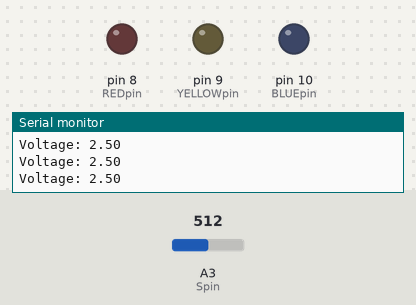
Recording of a sketch running on a simulated Arduino Uno, built with avr-gcc and run on an emulated ATmega328P. Shown: output pins drawn as LEDs (lit = HIGH), the last lines printed to the serial monitor. Inputs (shaded band) come from the test bench; at power-on: A3 (Spin) = 512.

Above: at 1.3 s.
1.4 s: A3 (Spin) set to 702
3.2 s: A3 (Spin) set to 730
At 4.5 s:
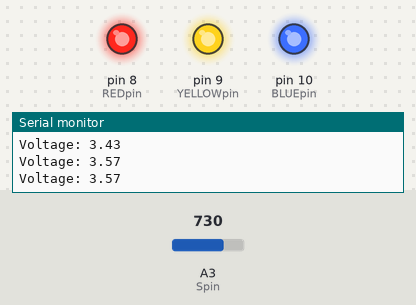
5.5 s: A3 (Spin) set to 716
At 7.2 s:
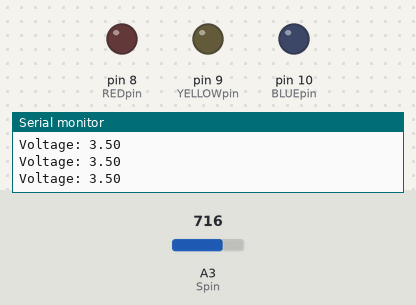
7.5 s: A3 (Spin) set to 900
At 9.0 s:
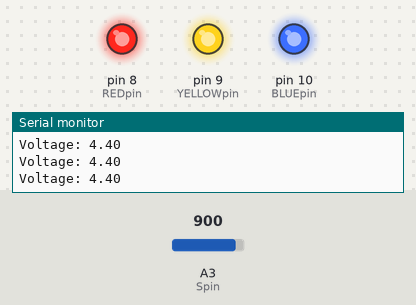
Timing chart, 0 to 10.5 s (numbered marks = the images above; inputs shaded):
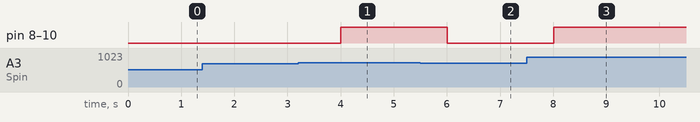

The sketch:

WaterSensor.ino
```cpp
// S pin of water sensor --> A3 pin
// + pin of water sensor --> 5V pin
// - pin of water sensor --> GRND pin
// The pin of red led --> pin8
// The pin of yellow led --> pin9
// The pin of blue led --> pin10

const int Spin = A3;
const int REDpin = 8;
const int YELLOWpin = 9;
const int BLUEpin = 10;
const float RedThreshold = 2.5;
const float YellowThreshold = 3.0;
const float BlueThreshold = 3.5;


float v2;


void setup() {
  // put your setup code here, to run once
  pinMode(Spin,INPUT);
  pinMode(REDpin,OUTPUT);
  pinMode(YELLOWpin,OUTPUT);
  pinMode(BLUEpin,OUTPUT);
  Serial.begin(9600);
}

void loop() {
  v2 = analogRead(Spin);
  float voltage = v2 * (5./1023.);
  Serial.print("Voltage: ");
  Serial.println(voltage);
  delay(500);
  if(voltage >= RedThreshold){
    digitalWrite(REDpin,HIGH);
  }
  if(voltage >= YellowThreshold){
    digitalWrite(YELLOWpin,HIGH);
  }
  if (voltage >= BlueThreshold){
    digitalWrite(BLUEpin,HIGH);
  }
  else {
    digitalWrite(REDpin,LOW);
    digitalWrite(YELLOWpin,LOW);
    digitalWrite(BLUEpin,LOW);
  };


}
```

Measured:
- the behaviour switches between 716 and 717 on A3 (Spin) (found by bisection; images 0 and 1)
- after the input at 3.2 s, pin 8 (REDpin), pin 9 (YELLOWpin), pin 10 (BLUEpin): LOW → HIGH after 0.80 s
- after the input at 5.5 s, pin 8 (REDpin), pin 9 (YELLOWpin), pin 10 (BLUEpin): HIGH → LOW after 0.51 s
- after the input at 7.5 s, pin 8 (REDpin), pin 9 (YELLOWpin), pin 10 (BLUEpin): LOW → HIGH after 0.51 s
